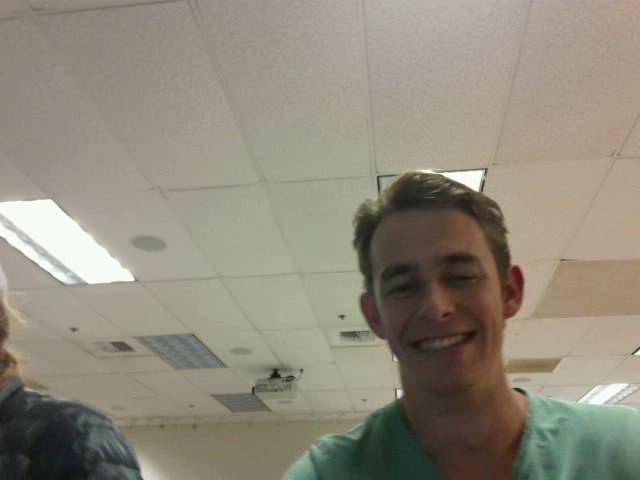
#> input picture frame 9 of Tommy/alternating reading and writing/vid1.avi, 640 x 480 px, given in place of video1.mp4, which was not available
$ python PersonMotionDetectorVideo.py   (older library calls are emulated)
#> lines starting #> are read from the running program, lines starting #| are printed output that depends on the picture; pictures that were not available may be replaced by others from this repository, and a replacement may not be noted
import numpy as np
import cv2
from imutils.video import FPS
import imutils
import time

# amy alexander 4/18 -- script for analyzing videos to determine if they
# a) have people (faces) in them and b) are primarily moving video (not slide shows)

def main ():
    # just for testing
    for i in range (1, 4):
        name = "video" + str(i) + ".mp4"
        print (name)
        (foundfaces, foundmovement) = videoproc(name)
        print ("Faces: " + str(foundfaces))
        print ("Live action: " + str(foundmovement))
        if (foundfaces and foundmovement):
            print ("Decision: OK\n")
        else:
            print ("Decision: No Good\n")

def facesearch (oneframe):
    myfacecount = 0
    face_cascade = cv2.CascadeClassifier('haarcascade_frontalface_default.xml')
    faces = face_cascade.detectMultiScale(oneframe, 1.1, 5)

    for (x,y,w,h) in faces:
        # comment out next line if not displaying
        # cv2.rectangle(oneframe,(x,y),(x+w,y+h),255,2)

        if x>1:
            myfacecount = myfacecount + 1

    # comment out next line if not displaying
    # cv2.imshow("frame", oneframe)
    return myfacecount

def motiondetect(mycurframe, myprevframe, mywidth):
    # quick n dirty frame differencing to decide if there's movement
    diff_frames = cv2.absdiff(mycurframe, myprevframe)
    movement = cv2.countNonZero(diff_frames)
    if movement > mywidth: # TODO ... rough figure that represents reasonable movement after quartering.
        return 1
    else:
        return 0

def videoproc (filename):
    # main video capture / processing loop.

#> called with filename = 'video1.mp4'
    fps = FPS().start()
    cap = cv2.VideoCapture(filename)
    # width = cap.get(cv2.cv.CV_CAP_PROP_FRAME_WIDTH)   # float
    analyzewidth = 320

    procframes = 0
    framestoanalyze = 600 # analyze first x frames of video.
    fcount = 0
    movingframes = 0

    step = 1 # analyze every step frames.
    # On MP4's, doesn't seem to work right except with step 1.

    for procframes in range (0, framestoanalyze, step):
        grabbed, frame = cap.read()

        if not grabbed:
            break

        # imutils resize seems faster
        frame = imutils.resize(frame, width=analyzewidth)
        # frame = cv2.resize(frame, None, fx=0.25, fy=0.25,interpolation=cv2.INTER_CUBIC)
        gray = cv2.cvtColor(frame, cv2.COLOR_BGR2GRAY)
        cur_frame = gray

        fcount = fcount + facesearch (gray)

        if procframes > 0:
                movingframes = movingframes + motiondetect(cur_frame, prev_frame, analyzewidth * 4)


        # once we get enough frames of faces and motion, we don't need to finish analyzing the frames
        if (fcount > ((framestoanalyze/step) / 10)) and (movingframes > ((framestoanalyze/step) * 0.66)):
            facemovie = True
            liveaction = True
            print ("finishing analysis early at frame " + str(procframes))
            break


        prev_frame = cur_frame


        # can comment out next lines if not displaying
        # key = cv2.waitKey(25) & 0xFF
        # if key == ord("q"):
        #     break

        fps.update()
#> this loop made 31 passes
#> (faces in facesearch, fcount, movement in motiondetect) on passes 2 to 13: ([[174, 109, 81, 81]], 2, 25528), ([[172, 107, 84, 84]], 3, 24558), ([[170, 107, 83, 83]], 4, 52012), ([[170, 106, 83, 83]], 5, 29845), ([[168, 104, 83, 83]], 6, 30324), ([[164, 102, 84, 84]], 7, 50446), ([[161, 103, 84, 84]], 8, 52015), ([[158, 102, 87, 87]], 9, 48182), ([[157, 104, 84, 84]], 10, 52361), ([[152, 105, 86, 86]], 11, 55473), ([[149, 106, 86, 86]], 12, 53476), ([[144, 108, 85, 85]], 13, 54391)
#> (fcount, movement in motiondetect) on passes 22 to 27: (21, 28439), (21, 28047), (21, 26618), (21, 25304), (21, 25369), (21, 24733)
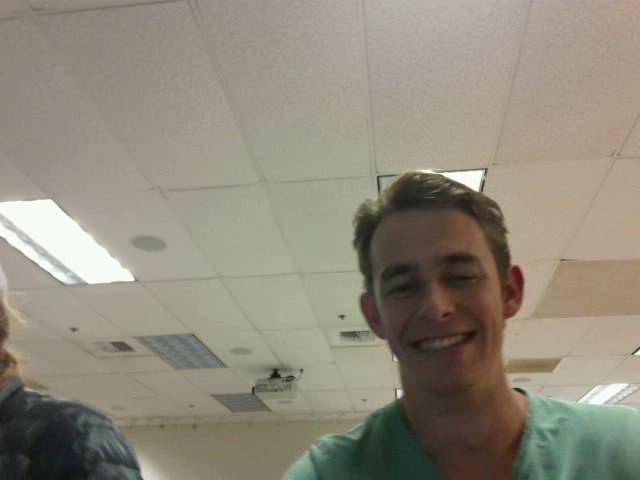
#> input picture frame 9 of Tommy/alternating reading and writing/vid1.avi, 640 x 480 px, given in place of video1.mp4, which was not available
#> pass 1, in videoproc, `gray = cv2.cvtColor(frame, cv2.COLOR_BGR2GRAY)`:
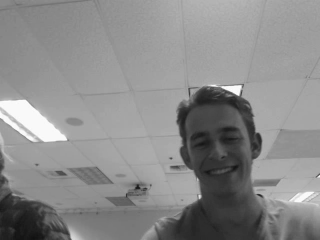
#> gray: shape (240, 320); min 16, max 253, mean 138.7
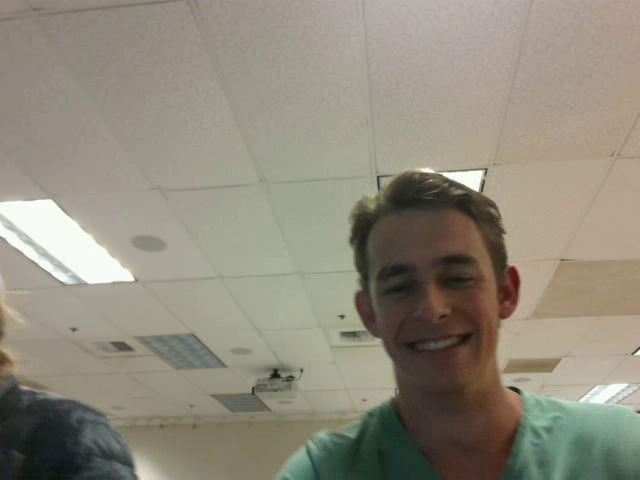
#> input picture frame 10 of Tommy/alternating reading and writing/vid1.avi, 640 x 480 px, given in place of video1.mp4, which was not available
#> pass 2, in videoproc, `gray = cv2.cvtColor(frame, cv2.COLOR_BGR2GRAY)`:
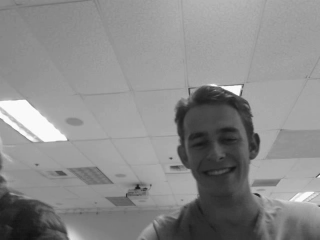
#> gray: shape (240, 320); min 16, max 253, mean 138.7
#> after the loop:
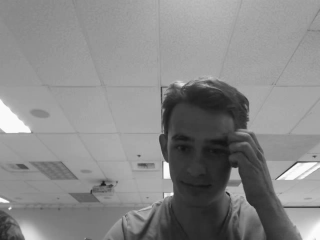
#> cur_frame: shape (240, 320); min 17, max 253, mean 136.6
#> after the loop:
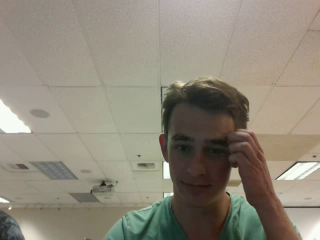
#> frame: shape (240, 320, 3); mean B, G, R 122, 136.2, 142.9
#> after the loop, fcount = 21; movingframes = 29


        # stop the timer and display FPS information
    fps.stop()
    print ("Last analyzed frame is " + str(procframes))
    print("[INFO] elasped time: {:.2f}".format(fps.elapsed()))
    print("[INFO] approx. FPS: {:.2f}".format(fps.fps()))

    # Are there faces in at least 10% of the frames? (to limit false positives)
    print ("there were " + str(fcount) + " frames with faces")
    print ("there were " + str(movingframes) + " moving frames")

    if fcount > ((framestoanalyze/step) / 10):
        facemovie = True
    else:
        facemovie = False


    if movingframes > ((framestoanalyze/step) * 0.66):
        liveaction = True
    else:
        liveaction = False

    return(facemovie, liveaction)


main()

$ run again, starting later in the video
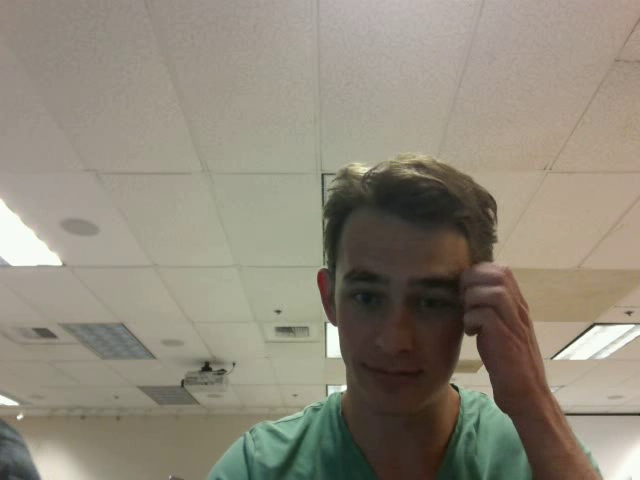
#> input picture frame 41 of Tommy/alternating reading and writing/vid1.avi, 640 x 480 px, given in place of video1.mp4, which was not available
#> the loop in videoproc, `for procframes in range (0, framestoanalyze, step):` made 31 passes
#> (faces in facesearch, fcount, movement in motiondetect) on passes 5, 7, 8, 9, 10, 11, 12, 13: ([[148, 108, 102, 102]], 1, 22787), ([[150, 110, 95, 95]], 2, 21819), ([[148, 102, 106, 106]], 3, 51789), ([[147, 101, 106, 106]], 4, 28843), ([[147, 101, 107, 107]], 5, 25787), ([[148, 103, 102, 102]], 6, 22490), ([[151, 108, 90, 90]], 7, 22637), ([[148, 107, 92, 92]], 8, 20500)
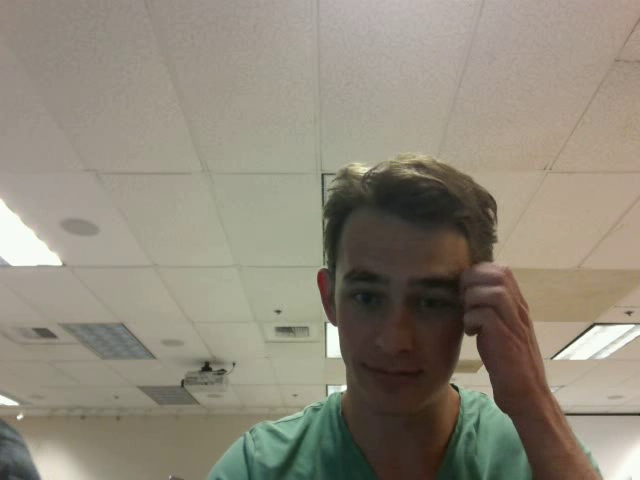
#> input picture frame 41 of Tommy/alternating reading and writing/vid1.avi, 640 x 480 px, given in place of video1.mp4, which was not available
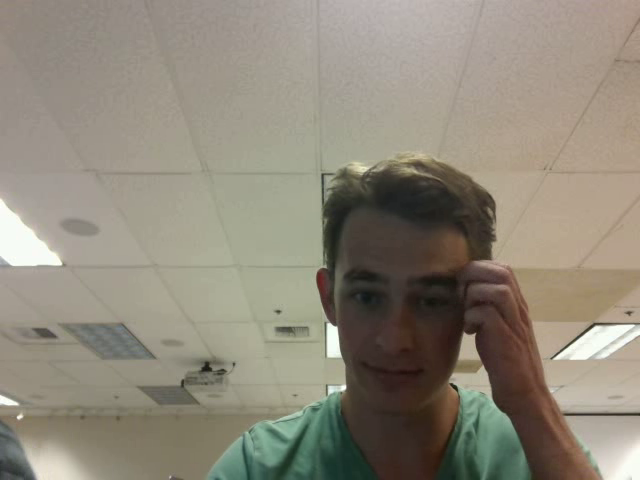
#> input picture frame 42 of Tommy/alternating reading and writing/vid1.avi, 640 x 480 px, given in place of video1.mp4, which was not available
#> after the loop in videoproc, `for procframes in range (0, framestoanalyze, step):`:
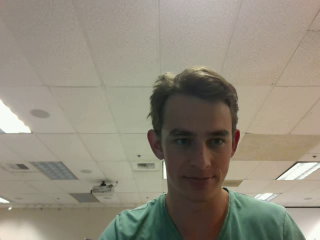
#> frame: shape (240, 320, 3); mean B, G, R 124, 138.7, 144.9
#> after the loop in videoproc, `for procframes in range (0, framestoanalyze, step):`: fcount = 25; movingframes = 29

$ run again, starting later in the video
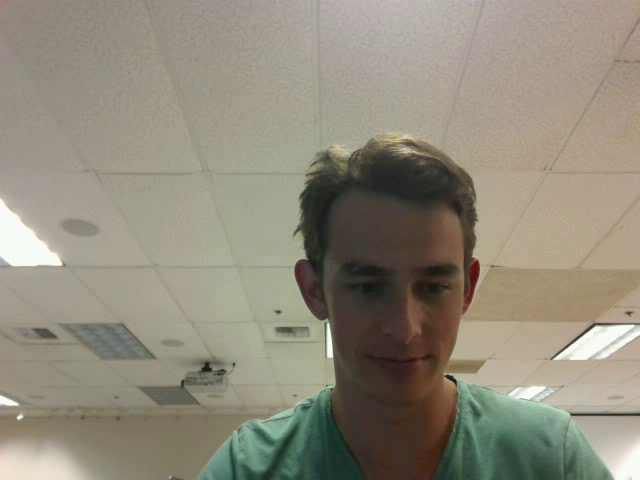
#> input picture frame 73 of Tommy/alternating reading and writing/vid1.avi, 640 x 480 px, given in place of video1.mp4, which was not available
#> the loop in videoproc, `for procframes in range (0, framestoanalyze, step):` made 20 passes
#> (faces in facesearch, movement in motiondetect) on passes 2 to 9: ([[153, 103, 97, 97]], 22379), ([[154, 104, 96, 96]], 20534), ([[154, 103, 96, 96]], 19360), ([[155, 104, 94, 94]], 20152), ([[152, 102, 96, 96]], 19991), ([[152, 100, 98, 98]], 19126), ([[150, 100, 99, 99]], 17450), ([[152, 102, 94, 94]], 15908)
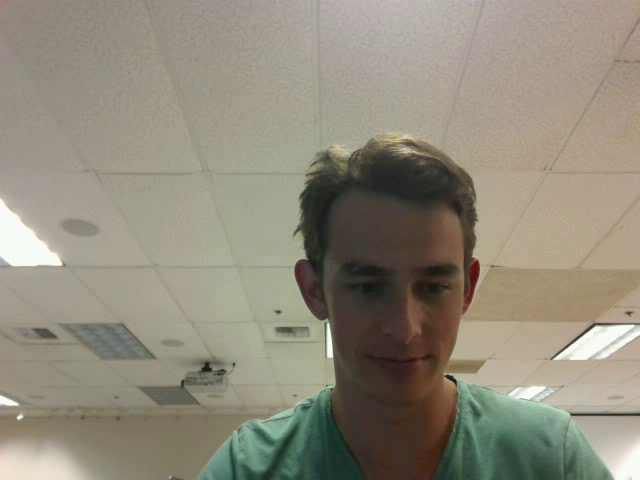
#> input picture frame 73 of Tommy/alternating reading and writing/vid1.avi, 640 x 480 px, given in place of video1.mp4, which was not available
#> pass 1, in videoproc, `gray = cv2.cvtColor(frame, cv2.COLOR_BGR2GRAY)`:
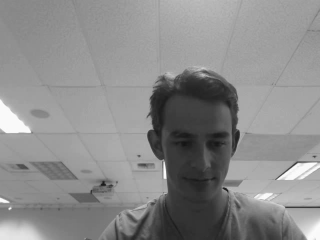
#> gray: shape (240, 320); min 20, max 253, mean 138.8
#> after the loop in videoproc, `for procframes in range (0, framestoanalyze, step):`:
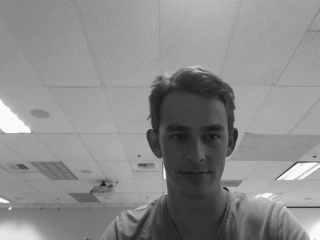
#> cur_frame: shape (240, 320); min 19, max 254, mean 139.3
#> after the loop in videoproc, `for procframes in range (0, framestoanalyze, step):`: fcount = 19; movingframes = 18
#| [INFO] elasped time: 1.00
#| [INFO] approx. FPS: 1.00
#| there were 19 frames with faces
#| there were 18 moving frames
